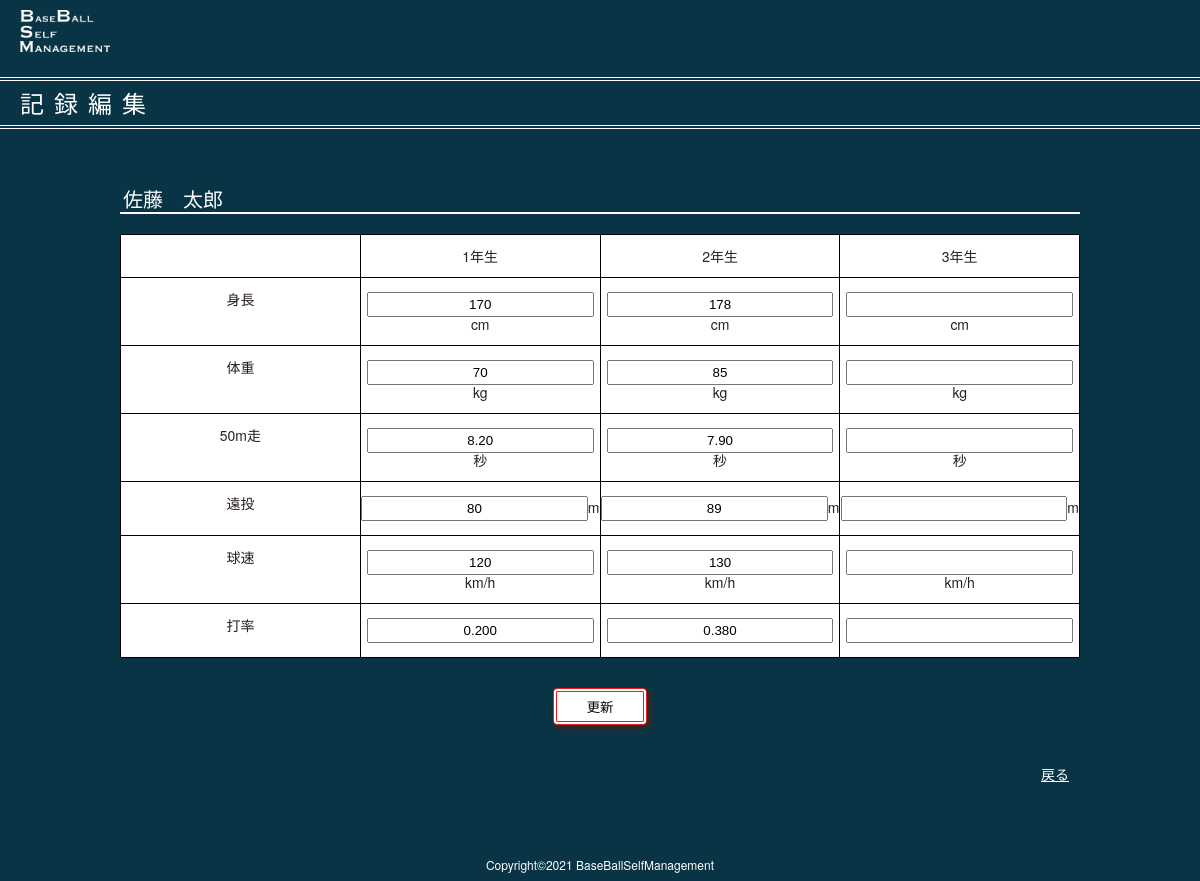
The app's page /pages/player/player_record_edit.php?record_edit=98 with its own data.
### tables this page shows
CREATE TABLE `player` (
  `id` int(32) NOT NULL,
  `user_id` int(11) DEFAULT NULL,
  `file_name` varchar(255) DEFAULT NULL,
  `file_path` varchar(255) DEFAULT NULL,
  `players_name` varchar(255) NOT NULL,
  `players_furigana` varchar(255) NOT NULL,
  `players_number` varchar(255) DEFAULT NULL,
  `school_year` varchar(255) NOT NULL,
  `position` varchar(255) DEFAULT NULL,
  `position_sub` varchar(255) DEFAULT NULL,
  `introduce` varchar(255) DEFAULT NULL,
  `insert_time` datetime NOT NULL DEFAULT CURRENT_TIMESTAMP,
  `update_time` datetime NOT NULL DEFAULT CURRENT_TIMESTAMP ON UPDATE CURRENT_TIMESTAMP
);

CREATE TABLE `record` (
  `id` int(32) NOT NULL,
  `r_player_id` int(32) NOT NULL,
  `height` varchar(255) DEFAULT NULL,
  `height_2` varchar(255) DEFAULT NULL,
  `height_3` varchar(255) DEFAULT NULL,
  `weight` varchar(255) DEFAULT NULL,
  `weight_2` varchar(255) DEFAULT NULL,
  `weight_3` varchar(255) DEFAULT NULL,
  `run_time` varchar(255) DEFAULT NULL,
  `run_time_2` varchar(255) DEFAULT NULL,
  `run_time_3` varchar(255) DEFAULT NULL,
  `long_cast` varchar(255) DEFAULT NULL,
  `long_cast_2` varchar(255) DEFAULT NULL,
  `long_cast_3` varchar(255) DEFAULT NULL,
  `ballspeed` varchar(255) DEFAULT NULL,
  `ballspeed_2` varchar(255) DEFAULT NULL,
  `ballspeed_3` varchar(255) DEFAULT NULL,
  `hit_average` varchar(255) DEFAULT NULL,
  `hit_average_2` varchar(255) DEFAULT NULL,
  `hit_average_3` varchar(255) DEFAULT NULL
);

### model/DB.php (called while the page is built, shortened)
<?php
function connect() {
  $host = DB_HOST;
  $db   = DB_NAME;
  $user = DB_USER;
  $pass = DB_PASS;
  $dsn = "mysql:host=$host;dbname=$db;charaset=utf8";
  try {
    $pdo = new PDO($dsn, $user, $pass, [
      PDO::ATTR_ERRMODE => PDO::ERRMODE_EXCEPTION,
      PDO::ATTR_DEFAULT_FETCH_MODE => PDO::FETCH_ASSOC
    ]);
    return $pdo;
  } catch(PDOException $e) {
    echo "接続失敗です";
    exit ($e->getMessage());
  }
}

### model/Player.php (called while the page is built, shortened)
<?php
require_once('DB.php');
class Player
{
  public static function getPlayerRecord($id)
  {
    $sql = "SELECT p.id, p.user_id, p.players_name,
    r.height, r.height_2, r.height_3, r.weight, r.weight_2, r.weight_3, r.run_time, r.run_time_2, r.run_time_3, r.long_cast, r.long_cast_2, r.long_cast_3, r.ballspeed, r.ballspeed_2, r.ballspeed_3, r.hit_average, r.hit_average_2, r.hit_average_3
    FROM player AS p
    LEFT OUTER JOIN record AS r
    ON p.id = r.r_player_id
    WHERE p.id = ?";
    $arr = [];
    $arr[] = $id;
    try {
      $stmt = connect()->prepare($sql);
      $stmt->execute($arr);
      $result_record = $stmt->fetch();
      return $result_record;
    } catch (\Exeception $e) {
      return false;
    }
  }
}

### model/function.php (called while the page is built, shortened)
<?php
 function h($str) {
   return htmlspecialchars($str, ENT_QUOTES, 'UTF-8');
 }
?>

### pages/player/player_record_edit.php (the view, shortened to what this page needs)
<?php
require_once('../../model/Player.php');
require_once('../../model/function.php');
$result_record = Player::getPlayerRecord($_GET['record_edit']);
$edit_id = $_GET['record_edit'];
$path =  "../player/player.php?id=";
?>
<!DOCTYPE html>
<html lang="ja">
<head>
  <link rel="stylesheet" href="../../assets/css/common/header.css" />
  <link rel="stylesheet" href="../../assets/css/common/footer.css" />
  <link rel="stylesheet" href="../../assets/css/common/sidebar.css" />
  <link rel="stylesheet" href="../../assets/css/common/title.css" />
  <link rel="stylesheet" href="../../assets/css/reset.css" />
  <link rel="stylesheet" href="../../assets/css/player/player_record_edit.css" />
</head>
<body>
  <div class="wrapper wrapper_other">
    <?php require("../common/header_dark.php") ?>
    <div class="recordEdit">
      <?php $title = "記録編集";
      require("../common/title_dark.php"); ?>
      <article class="recordEdit_wrapper">
        <h3 class="recordEdit_name"><?= h($result_record['players_name']); ?></h3>
        <form class="recordEdit_container" action="../player/player_record_edit_complete.php" method="POST">
          <table class="recordEdit_table">
            <tr class="recordEdit_tr">
              <th></th>
              <th>1年生</th>
              <th>2年生</th>
              <th>3年生</th>
            </tr>
            <tr class="recordEdit_tr">
              <td>身長</td>
              <td>
                <input type="num" name="height" value="<?php if (isset($result_record['height'])) echo h($result_record['height']); ?>" placeholder="例:175">cm
              </td>
              <td>
                <input type="text" name="height_2" value="<?php if (isset($result_record['height_2'])) echo h($result_record['height_2']); ?>">cm
              </td>
              <td>
                <input type="text" name="height_3" value="<?php if (isset($result_record['height_3'])) echo h($result_record['height_3']); ?>">cm
              </td>
            </tr>
            <tr class="recordEdit_tr">
              <td>体重</td>
              <td>
                <input type="text" name="weight" value="<?php if (isset($result_record['weight'])) echo h($result_record['weight']); ?>" placeholder="例:70">kg
              </td>
              <td>
                <input type="text" name="weight_2" value="<?php if (isset($result_record['weight_2'])) echo h($result_record['weight_2']); ?>">kg
              </td>
              <td>
                <input type="text" name="weight_3" value="<?php if (isset($result_record['weight_3'])) echo h($result_record['weight_3']); ?>">kg
              </td>
            </tr>
            <tr class="recordEdit_tr">
              <td>50m走</td>
              <td><input type="text" name="run_time" value="<?php if (isset($result_record['run_time'])) echo h($result_record['run_time']); ?>" placeholder="例:6.40">秒
              </td>
              <td><input type="text" name="run_time_2" value="<?php if (isset($result_record['run_time_2'])) echo h($result_record['run_time_2']); ?>">秒
              </td>
              <td><input type="text" name="run_time_3" value="<?php if (isset($result_record['run_time_3'])) echo h($result_record['run_time_3']); ?>">秒
              </td>
            </tr>
            <tr class="recordEdit_tr">
              <td>遠投</td>
              <td><input type="text" name="long_cast" value="<?php if (isset($result_record['long_cast'])) echo h($result_record['long_cast']); ?>" aceholder="例:85">m
              </td>
              <td><input type="text" name="long_cast_2" value="<?php if (isset($result_record['long_cast_2'])) echo h($result_record['long_cast_2']); ?>">m
              </td>
              <td><input type="text" name="long_cast_3" value="<?php if (isset($result_record['long_cast_3'])) echo h($result_record['long_cast_3']); ?>">m
              </td>
            </tr>
            <tr class="recordEdit_tr">
              <td>球速</td>
              <td><input type="text" name="ballspeed" value="<?php if (isset($result_record['ballspeed'])) echo h($result_record['ballspeed']); ?>" placeholder="例:130">km/h
              </td>
              <td><input type="text" name="ballspeed_2" value="<?php if (isset($result_record['ballspeed_2'])) echo h($result_record['ballspeed_2']); ?>">km/h
              </td>
              <td><input type="text" name="ballspeed_3" value="<?php if (isset($result_record['ballspeed_3'])) echo h($result_record['ballspeed_3']); ?>">km/h
              </td>
            </tr>
            <tr class="recordEdit_tr">
              <td>打率</td>
              <td><input type="text" name="hit_average" value="<?php if (isset($result_record['hit_average'])) echo h($result_record['hit_average']); ?>" placeholder="例:0.350">
              </td>
              <td><input type="text" name="hit_average_2" value="<?php if (isset($result_record['hit_average_2'])) echo h($result_record['hit_average_2']); ?>">
              </td>
              <td><input type="text" name="hit_average_3" value="<?php if (isset($result_record['hit_average_3'])) echo h($result_record['hit_average_3']); ?>">
              </td>
            </tr>
          </table>
          <input class="recordEdit_submit" type="submit" value="更新" />
        </form>
        <div class="recordEdit_action">
          <a href="<?= $path.$edit_id ;?>" class="recordEdit_back">戻る</a>
        </div>
      </article>
    </div>
    <?php require("../common/footer_dark.php"); ?>
  </div>
</body>
</html>

### assets/css/common/header.css (style rules this page uses)
.wrapper { min-height: 100vh; position: relative; padding-bottom: 33px; }
.wrapper_other { padding-bottom: 83px; }

### assets/css/player/player_record_edit.css (style rules this page uses)
body { background-color: rgb(9, 52, 70); }
.wrapper { background-color: rgb(9, 52, 70); }
.recordEdit { padding: 15px 0; }
.recordEdit_wrapper { margin: 0 auto; width: 90%; }
.recordEdit_name { border-bottom: 2px solid #fff; color: #fff; font-size: 2rem; margin-bottom: 20px; padding: 0 0 3px 3px; width: 100%; }
.recordEdit_container { margin-bottom: 20px; }
.recordEdit_table { width: 100%; margin-bottom: 20px; background-color: #fff; }
.recordEdit_tr { display: flex; table-layout: fixed; }
.recordEdit_tr:last-of-type { border-bottom: 1px solid #000; }
.recordEdit_tr > th, .recordEdit_tr > td { width: 100%; border-top: 1px solid #000; border-left: 1px solid #000; text-align: center; padding: 4px; }
.recordEdit_tr > th:last-of-type, .recordEdit_tr > td:last-of-type { border-right: 1px solid #000; }
.recordEdit_tr > td > input { width: 95%; padding: 3px 0; text-align: center; }
.recordEdit_submit { display: block; margin: 0 auto; padding: 3px 20px; border-radius: 4px; background-color: rgb(255, 255, 255); border: 4px double rgb(241, 28, 28); box-shadow: 3px 3px 4px 2px rgb(44, 44, 44, 1); cursor: pointer; }
.recordEdit_action { display: block; margin: 0 0 0 auto; width: 50px; }
.recordEdit_back { color: #fff; display: block; font-size: 1.4rem; padding: 2px; text-align: center; text-decoration: underline; }
@media (min-width: 960px) { .recordEdit_wrapper { margin: 0 auto; width: 960px; } }
@media (min-width: 960px) { .recordEdit_container { margin-bottom: 40px; } }
@media (min-width: 960px) { .recordEdit_table { margin-bottom: 30px; } }
@media (min-width: 960px) { .recordEdit_tr > th, .recordEdit_tr > td { width: 100%; padding: 14px 0; font-size: 1.4rem; font-weight: 500; } }
@media (min-width: 960px) { .recordEdit_submit { padding: 5px 30px; } }

### records on screen
player: players_name "佐藤 太郎", height "170", height_2 "178", weight "70", weight_2 "85", run_time "8.20", run_time_2 "7.90", long_cast "80", long_cast_2 "89", ballspeed "120", ballspeed_2 "130", hit_average "0.200", hit_average_2 "0.380"

### other values on screen
$title "記録編集"
